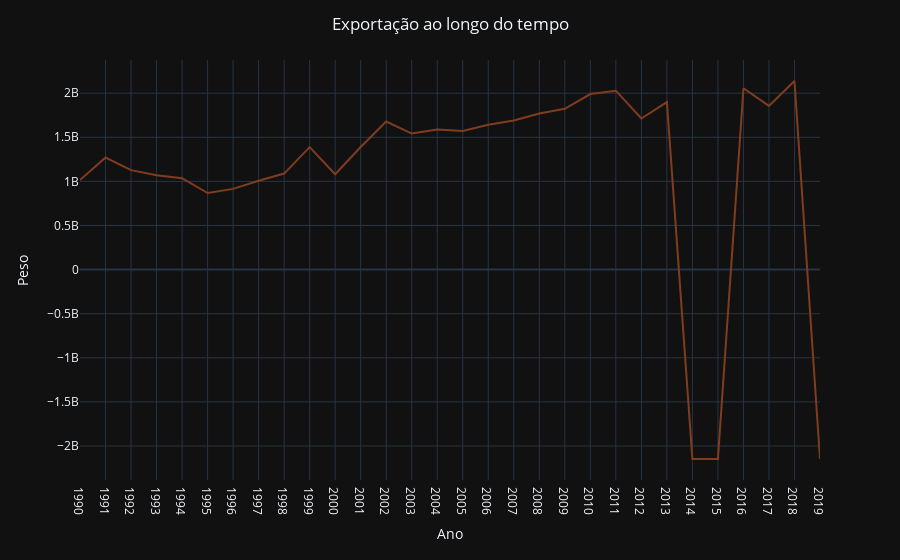

Here is the notebook cell this chart was saved with:
### Code cell
fig = px.line(df, x=df.index, y=['export'])

fig.update_layout(title="Exportação ao longo do tempo", title_x=0.5, xaxis_title="Ano", yaxis_title="Peso", template='plotly_dark', showlegend=False)
fig.update_traces(line=dict(color='#803c1f'))

fig.show()

### Figure 1 — Plotly figure (JSON) as saved in the notebook; plotly's stock layout.template omitted (floating-point values rounded to 4 significant figures)
{"data": [{"hovertemplate": "variable=export<br>year=%{x}<br>value=%{y}<extra></extra>", "legendgroup": "export", "line": {"color": "#803c1f", "dash": "solid"}, "marker": {"symbol": "circle"}, "mode": "lines", "name": "export", "orientation": "v", "showlegend": true, "type": "scatter", "x": ["1990", "1991", "1992", "1993", "1994", "1995", "1996", "1997", "1998", "1999", "2000", "2001", "2002", "2003", "2004", "2005", "2006", "2007", "2008", "2009", "2010", "2011", "2012", "2013", "2014", "2015", "2016", "2017", "2018", "2019"], "xaxis": "x", "y": [1016160000, 1270980000, 1127460000, 1070280000, 1036380000, 868080000, 915060000, 1008060000, 1088640000, 1388940000, 1080960000, 1390320000, 1678920000, 1542660000, 1588680000, 1571880000, 1642140000, 1691040000, 1770600000, 1822680000, 1990020000, 2028360000, 1712940000, 1899060000, -2147483648, -2147483648, 2056140000, 1855500000, 2138220000, -2147483648], "yaxis": "y"}], "layout": {"legend": {"title": {"text": "variable"}, "tracegroupgap": 0}, "margin": {"t": 60}, "showlegend": false, "title": {"text": "Exportação ao longo do tempo", "x": 0.5}, "xaxis": {"anchor": "y", "domain": [0, 1], "title": {"text": "Ano"}}, "yaxis": {"anchor": "x", "domain": [0, 1], "title": {"text": "Peso"}}}}
